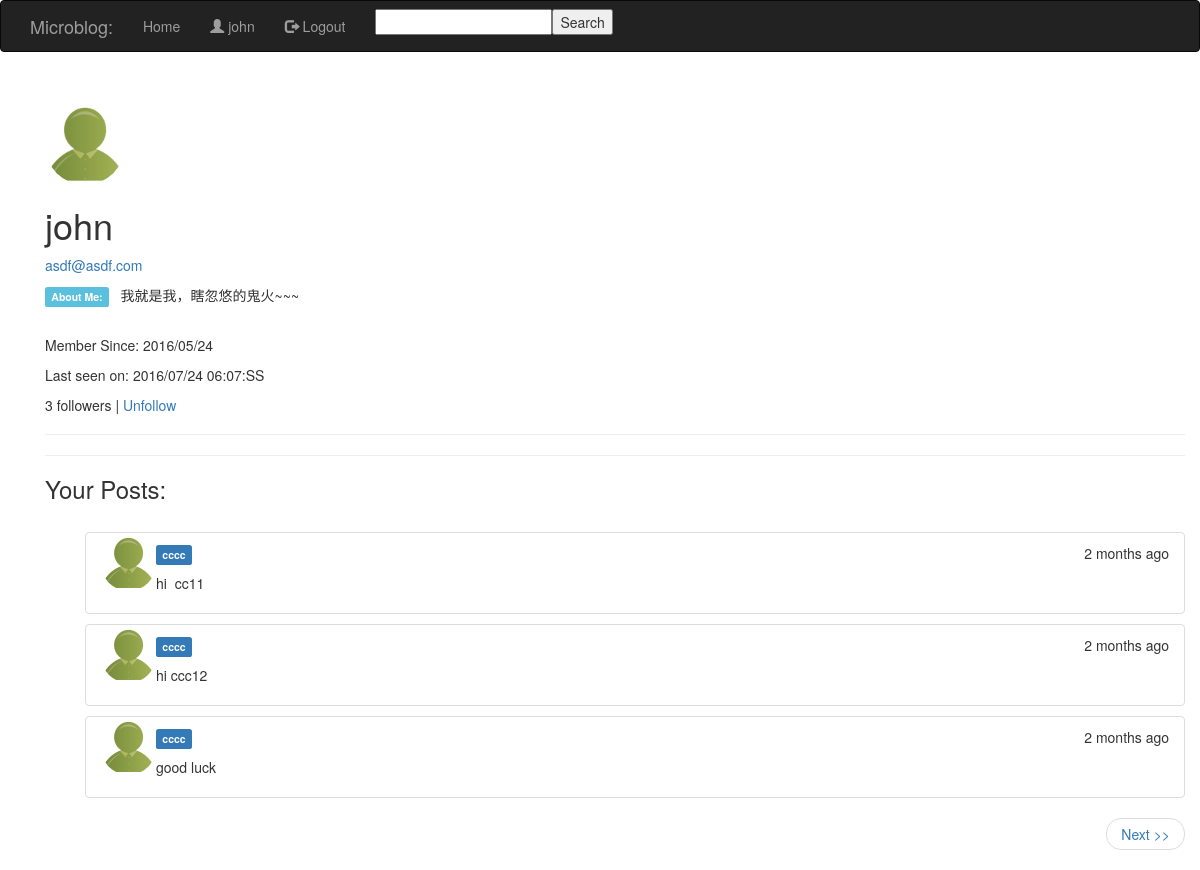
/user/cccc/1/ (signed in), run on the app's committed database.
### models.py (models this page shows, shortened)
class User(db.Model):
	id = db.Column(db.Integer, primary_key=True)
	username = db.Column(db.String(64), index=True, unique=True)
	password = db.Column(db.String(20))
	email = db.Column(db.String(120), index=True, unique=True)
	regdate = db.Column(db.DateTime)
	about_me = db.Column(db.String(140))
	last_seen = db.Column(db.DateTime)
	posts = db.relationship('Post', backref='author', lazy='dynamic')
	followed = db.relationship('User',
						   secondary=followers,
						   primaryjoin=(followers.c.follower_id == id),
						   secondaryjoin=(followers.c.followed_id == id),
						   backref=db.backref('followers', lazy='dynamic'),
						   lazy='dynamic')
	@property
	def is_authenticated(self):
		return True
	def is_following(self, user):
		return self.followed.filter(followers.c.followed_id == user.id).count() > 0

class Post(db.Model):
    __searchable__ = ['body']
    id = db.Column(db.Integer, primary_key=True)
    body = db.Column(db.String(140))
    timestamp = db.Column(db.DateTime)
    user_id = db.Column(db.Integer, db.ForeignKey('user.id'))

### views.py (the view)
@app.route('/user/<username>/')
@app.route('/user/<username>/<int:page>/')
@login_required
def user(username, page=1):
    user = User.query.filter_by(username=username).first()
    if user is None:
        flash('User %s not found.' % username)
        return redirect(url_for('index'))
    posts = user.posts.paginate(page, POSTS_PER_PAGE, False)
    return render_template('user.html',user=user,posts=posts)

### forms.py
class SearchForm(Form):
    search = StringField('search', validators=[DataRequired()])

### views.py (called while the page is built)
@app.before_request
def before_request():
    g.user = current_user
    if g.user.is_authenticated:
        g.user.last_seen = datetime.utcnow()
        db.session.add(g.user)
        db.session.commit()
        g.search_form = SearchForm()

@lm.user_loader
def load_user(id):
    return User.query.get(int(id))

### templates/user.html (shortened to what this page needs)
{% extends "base.html" %}
{% block page_content %}
  <div class="page-header">
      <tr valign="top">
          <td><img class="img-circle" style="max-width:80px; margin-top: -7px"  src="{{ url_for('static', filename='images/default_avatar.jpg') }}"></td>
		  <td>
			  <h1>{{ g.user.username }}</h1>
			  <p><a href="mailto:{{ g.user.email }}">{{ g.user.email }}</a></p>
              {% if user.about_me %}
				<p><span class="label label-info"> About Me:</span>&nbsp;&nbsp; {{ 	user.about_me }}
				</p>
			  {% endif %}
			  <br>
			  <p>Member Since: {{ moment(user.regdate).format('YYYY/MM/DD') }}</p>
              {% if user.last_seen %}
				  <p>Last seen on: {{ moment(user.last_seen).format('YYYY/MM/DD HH:MM:SS') }}</p>
			  {% endif %}
              <p>{{ user.followers.count() }} followers |
              {% if user.id == g.user.id %}
                  <a href="{{ url_for('edit') }}">Edit profile</a> |
				  <a href="{{ url_for('change_password') }}">Change password</a>
              {% elif not g.user.is_following(user) %}
                  <a href="{{ url_for('follow', username=user.username) }}">Follow</a>
              {% else %}
                  <a href="{{ url_for('unfollow', username=user.username) }}">Unfollow</a>
              {% endif %}
              </p>
          </td>
      </tr>
  </div>
  <hr>
<h3>Your Posts:</h3><br>
{% for post in posts.items %}
    {% include 'post.html' %}
{% endfor %}
<div class="page">
	<ul class="pager">
	{% if posts.has_next %}
		<li class="next"><a href="{{ url_for('user', username=user.username, page=posts.next_num) }}">Next <span aria-hidden="true">&gt;&gt;</span></a></li>
	{% endif %}
	</ul>
</div>
{% endblock %}

### templates/base.html (shortened to what this page needs)
<!DOCTYPE html>
<html>
<head>
	<link href="{{ url_for('static', filename='css/bootstrap.min.css') }}" rel="stylesheet">
</head>
<body>
	{% block navbar %}
    <div class="navbar navbar-inverse" role="navigation">
        <div class="container">
			<div class="navbar-header">
				<a class="navbar-brand" href="/index">Microblog:</a>
			</div>
			<div class="navbar-collapse collapse">
				<ul class="nav navbar-nav">
					<li><a href="/index">Home</a></li>
					{% if session.logged_in %}
						<li><a href="{{ url_for('user', username=g.user.username) }}"><span class="glyphicon glyphicon-user"></span> {{g.user.username}}</a></li>
						<li> <a href="{{ url_for('logout') }}"><span class="glyphicon glyphicon-log-out"></span> Logout</a></li>
						<li><form form class="navbar-form navbar-left"  action="{{ url_for('search') }}" method="post" name="search">
							  {{ g.search_form.hidden_tag() }}{{ g.search_form.search(size=20) }}<input type="submit" value="Search"></form></li>
					{% else %}
						<li><a href="/post/about-me">About Me</a></li>
						<li><a href="/post/about-this-blog">About This Blog</a></li>
						<li> <a href="{{ url_for('register') }}"><span class="glyphicon glyphicon-pencil"></span> Signup</a></li>
					{% endif %}
				</ul>
			</div>
        </div>
    </div>
	{% endblock %}
	<div class="container">
		{% block content %}
			<div class="container">
				{% block page_content %}{% endblock %}
			</div>
		{% endblock %}
	</div>
  </body>
</html>

### templates/post.html (shortened to what this page needs)
<div class="posts">
	<ul style="list-style-type:none;">
		<li class="list-group-item">
			<div class="posts-thumbnail"><a href="{{ url_for('user', username=post.author.username) }}">
				<img class="img-circle" style="max-width: 55px; margin-top: -7px;"  align="left"  src="{{ url_for('static', filename='images/default_avatar.jpg') }}"></a>
			</div>
			<div class="posts-body">
				<p>
					<a href="{{ url_for('user', username=post.author.username) }}"><span class="label label-primary">{{ post.author.username }}</span></a>
					<span class="post-moment" style="float:right">{{ moment(post.timestamp).fromNow() }}</span>
				</p>
				<div style="overflow: auto;">
						<p style="white-space: pre-wrap;">{{ post.body }}</p>
				</div>
			</div>
		</li>
	</ul>
</div>

### data on the page
User: user.username "john", user.email "asdf@asdf.com"
User: about_me "我就是我，瞎忽悠的鬼火~~~", regdate "2016/05/24", last_seen "2016/07/24 06:07:SS"
Post: author.username "cccc", timestamp "2 months ago", body "hi cc11"
Post: author.username "cccc", timestamp "2 months ago", body "hi ccc12"
Post: author.username "cccc", timestamp "2 months ago", body "good luck"

### other printed values
{{ user.followers.count() }} "3"
